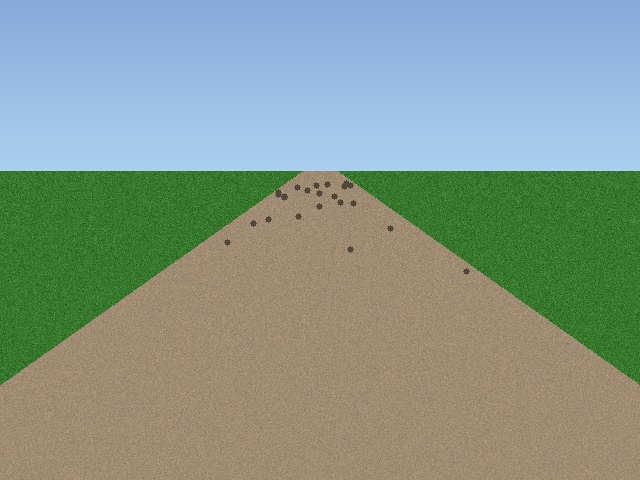
#> input picture demo/sample_data/scenario_1_open_path/rgb/frame_0000.jpg, 640 x 480 px, found by its file name
$ python cv_basics.py
#> lines starting #> are read from the running program, lines starting #| are printed output that depends on the picture; after the words box and inside, x2 and y2 are one past the last pixel; in counts of white or black regions, pixels touching at a corner belong together
"""Beginner Computer Vision Learning Script: Python & OpenCV Fundamentals.

This is a non-production educational example that demonstrates:
1. Loading an outdoor image from disk
2. Inspecting dimensions and channel structure
3. Resizing the image
4. Creating a binary region-of-interest (ROI) mask
5. Blending a colored mask overlay using cv2.addWeighted
6. Drawing text and bounding shapes using OpenCV drawing primitives
7. Saving the annotated result to disk

Run directly with:
    python learning/cv_basics.py
"""

from __future__ import annotations

import os
import cv2
import numpy as np


def run_cv_basics(
    input_image_path: str = "datasets/processed/scenario_1_open_path/rgb/frame_0000.jpg",
    output_dir: str = "learning/output",
) -> str:
    """Execute step-by-step OpenCV fundamentals on an outdoor image."""
#> called with output_dir = 'learning/output'
    print("=" * 60)
    print("STEP 1: Load Real Outdoor Image")
    print("=" * 60)
    if not os.path.exists(input_image_path):
        raise FileNotFoundError(f"Input image not found: {input_image_path}")

    # OpenCV loads images as BGR uint8 NumPy array
    img_bgr = cv2.imread(input_image_path)
#> img_bgr is the input picture: shape (480, 640, 3); mean B, G, R 140.3, 152.5, 135.1
    if img_bgr is None:
        raise ValueError(f"Failed to decode image from: {input_image_path}")

    print(f"Successfully loaded image from: {input_image_path}")

    print("\n" + "=" * 60)
    print("STEP 2: Inspect Dimensions & Channels (NumPy Array)")
    print("=" * 60)
    h, w, c = img_bgr.shape
#> h = 480; w = 640; c = 3
    dtype = img_bgr.dtype
    total_pixels = h * w
#> total_pixels = 307200
    print(f"Height (rows):       {h} px")
#| Height (rows):       480 px
    print(f"Width (columns):     {w} px")
#| Width (columns):     640 px
    print(f"Channels (BGR):      {c}")
#| Channels (BGR):      3
    print(f"Data type:           {dtype} (values in [0..255])")
#| Data type:           uint8 (values in [0..255])
    print(f"Total pixel count:   {total_pixels:,}")
#| Total pixel count:   307,200

    print("\n" + "=" * 60)
    print("STEP 3: Resize & Crop Image")
    print("=" * 60)
    # Resize to standard lower resolution for fast edge compute (e.g. 320x240)
    target_w, target_h = 320, 240
    resized_img = cv2.resize(img_bgr, (target_w, target_h), interpolation=cv2.INTER_LINEAR)
    print(f"Resized image dimensions: {resized_img.shape[1]}x{resized_img.shape[0]} (WxH)")
#| Resized image dimensions: 320x240 (WxH)

    # Crop ground region (lower 55% of the image)
    crop_top = int(target_h * 0.45)
    ground_crop = resized_img[crop_top:target_h, :]
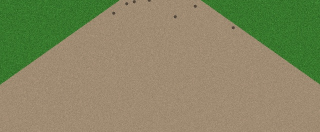
#> ground_crop: shape (132, 320, 3); mean B, G, R 97.8, 134.9, 134.5
    print(f"Ground crop shape:        {ground_crop.shape} (rows {crop_top} to {target_h})")
#| Ground crop shape:        (132, 320, 3) (rows 108 to 240)

    print("\n" + "=" * 60)
    print("STEP 4: Create a Simple Mask")
    print("=" * 60)
    # A mask is a 2D single-channel binary image (uint8, 0 or 255)
    # We create a trapezoidal mask representing the forward traversable path
    mask = np.zeros((target_h, target_w), dtype=np.uint8)

    # Define polygon vertices for the central ground corridor:
    # [top-left, top-right, bottom-right, bottom-left]
    path_polygon = np.array([
        [int(target_w * 0.38), int(target_h * 0.50)],  # Distant path horizon left
        [int(target_w * 0.62), int(target_h * 0.50)],  # Distant path horizon right
        [int(target_w * 0.85), int(target_h * 0.98)],  # Close foreground right
        [int(target_w * 0.15), int(target_h * 0.98)],  # Close foreground left
    ], dtype=np.int32)

    cv2.fillPoly(mask, [path_polygon], color=255)
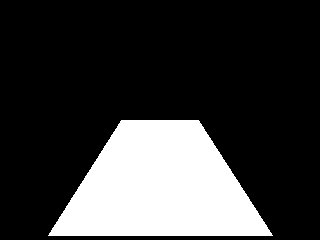
#> mask: shape (240, 320); 22.9% white; 1 white region, box (x1, y1, x2, y2) and area: (48, 120, 273, 236) 17574
    masked_pixel_count = np.sum(mask == 255)
#> masked_pixel_count = 17574
    coverage_pct = (masked_pixel_count / (target_w * target_h)) * 100.0
#> coverage_pct = 22.88
    print(f"Created trapezoidal corridor mask.")
    print(f"Mask shape: {mask.shape}, Masked pixels: {masked_pixel_count} ({coverage_pct:.1f}% of frame)")
#| Mask shape: (240, 320), Masked pixels: 17574 (22.9% of frame)

    print("\n" + "=" * 60)
    print("STEP 5: Overlay Mask with Transparency & Drawing Primitives")
    print("=" * 60)
    # Create colored overlay canvas (Green = BGR [0, 255, 0])
    color_tint = np.zeros_like(resized_img)
    color_tint[mask == 255] = [0, 220, 50]  # Vibrant green tint for traversable zone

    # Blend original image with green tint: output = (1 - alpha)*orig + alpha*tint
    alpha = 0.40
    annotated = cv2.addWeighted(color_tint, alpha, resized_img, 1.0, 0.0)
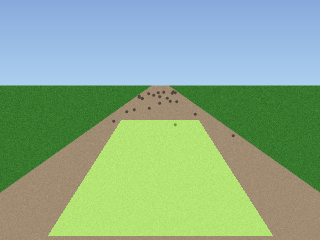
#> annotated: shape (240, 320, 3); mean B, G, R 140.4, 172.8, 139.8
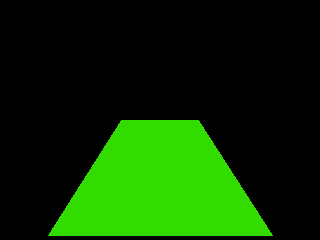
#> color_tint: shape (240, 320, 3); mean B, G, R 0, 50.3, 11.4

    # Step 5b: Draw annotations using OpenCV primitives
    # 1. Draw corridor boundary outline (Cyan BGR: [255, 200, 0], thickness 2)
    cv2.polylines(annotated, [path_polygon], isClosed=True, color=(255, 200, 0), thickness=2)

    # 2. Draw a simulated obstacle warning box on the left margin (Red BGR: [0, 0, 255])
    obs_x1, obs_y1 = int(target_w * 0.08), int(target_h * 0.60)
    obs_x2, obs_y2 = int(target_w * 0.22), int(target_h * 0.80)
    cv2.rectangle(annotated, (obs_x1, obs_y1), (obs_x2, obs_y2), color=(0, 50, 230), thickness=2)
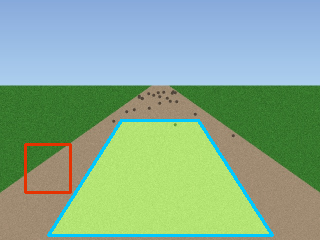
#> annotated: shape (240, 320, 3); mean B, G, R 143.1, 172.3, 136.6
    cv2.putText(annotated, "BUSH", (obs_x1, obs_y1 - 5), cv2.FONT_HERSHEY_SIMPLEX, 0.4, (0, 50, 230), 1)

    # 3. Draw telemetry text header
    cv2.putText(annotated, "CV LEARNING LAB: TRAVERSABLE CORRIDOR", (8, 18), cv2.FONT_HERSHEY_SIMPLEX, 0.4, (0, 255, 255), 1)
    cv2.putText(annotated, f"Corridor Coverage: {coverage_pct:.1f}%", (8, 34), cv2.FONT_HERSHEY_SIMPLEX, 0.35, (220, 220, 220), 1)
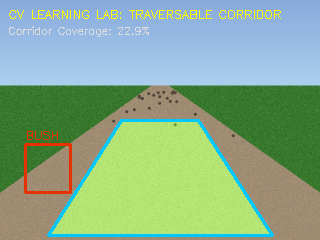
#> annotated: shape (240, 320, 3); mean B, G, R 141, 173, 138.1

    print("Blended semi-transparent traversability mask.")
    print("Added polyline boundary, bounding rectangle, and text overlay.")

    print("\n" + "=" * 60)
    print("STEP 6: Save Result to Disk")
    print("=" * 60)
    os.makedirs(output_dir, exist_ok=True)
    out_file = os.path.join(output_dir, "outdoor_traversability_demo.jpg")
    success = cv2.imwrite(out_file, annotated)
    if not success:
        raise IOError(f"Failed to write image to: {out_file}")

    print(f"Saved verified annotated image to: {out_file}")
    print("OpenCV learning demonstration completed successfully!")
    return out_file


if __name__ == "__main__":
    run_cv_basics()

$ run again, with demo/sample_data/scenario_1_open_path/rgb/frame_0001.jpg copied over demo/sample_data/scenario_1_open_path/rgb/frame_0000.jpg
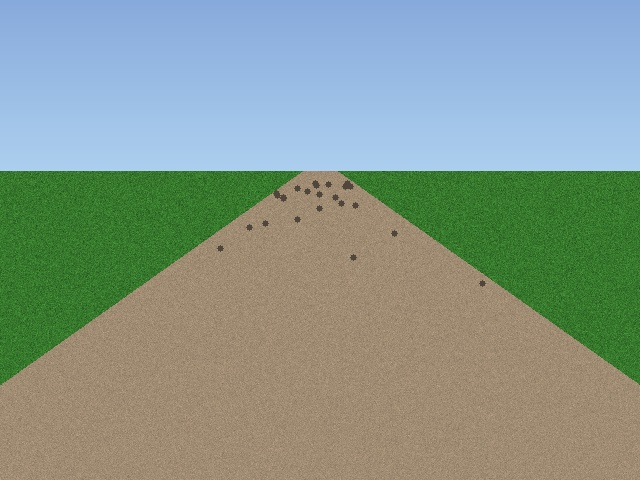
#> input picture demo/sample_data/scenario_1_open_path/rgb/frame_0001.jpg, 640 x 480 px, found by its file name
#> in run_cv_basics, img_bgr is the input picture: shape (480, 640, 3); mean B, G, R 140.2, 152.5, 135.1
#| Height (rows):       480 px
#| Width (columns):     640 px
#| Channels (BGR):      3
#| Data type:           uint8 (values in [0..255])
#| Total pixel count:   307,200
#| Resized image dimensions: 320x240 (WxH)
#> in run_cv_basics, `ground_crop = resized_img[crop_top:target_h, :]`:
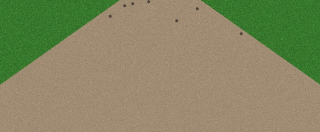
#> ground_crop: shape (132, 320, 3); mean B, G, R 97.8, 134.8, 134.4
#| Ground crop shape:        (132, 320, 3) (rows 108 to 240)
#> mask: shape (240, 320); 22.9% white; 1 white region, box (x1, y1, x2, y2) and area: (48, 120, 273, 236) 17574
#| Mask shape: (240, 320), Masked pixels: 17574 (22.9% of frame)
